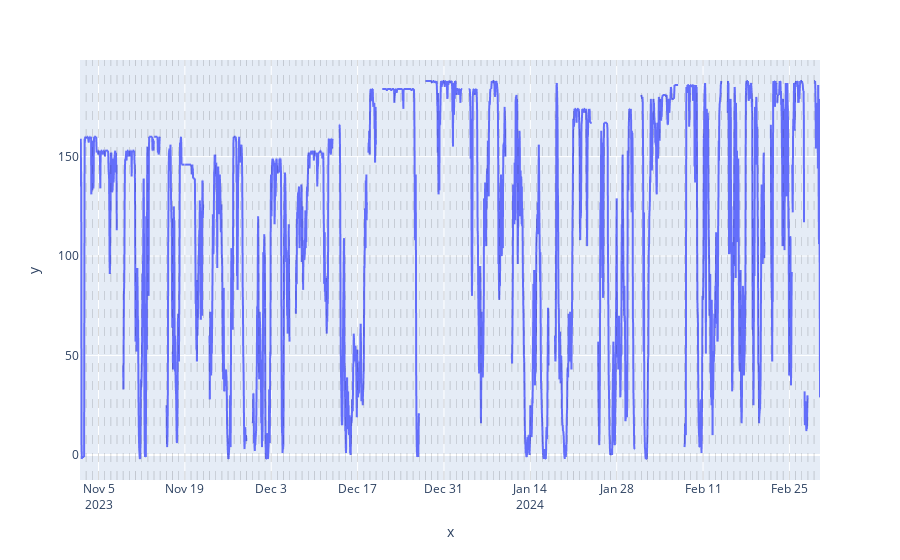

The code cell stored with this chart in its notebook:
### Code cell
# Test the inverse transformation
plot_time_serie(avg_seasonality_rmv.inverse_transform(gen_data_dt_seasonality_rmv),
                "",
                "value",
                dt_index = True)

### Figure 1 — Plotly figure (JSON) as saved in the notebook; plotly's stock layout.template omitted (floating-point values rounded to 4 significant figures; data arrays with more than 128 entries replaced by an {"elided": "..."} marker saying what was removed)
{"data": [{"hovertemplate": "x=%{x}<br>y=%{y}<extra></extra>", "legendgroup": "", "line": {"color": "#636efa", "dash": "solid"}, "marker": {"symbol": "circle"}, "mode": "lines", "name": "", "showlegend": false, "type": "scattergl", "x": {"elided": "2880 str values"}, "xaxis": "x", "y": {"elided": "2880 float values"}, "yaxis": "y"}], "layout": {"legend": {"tracegroupgap": 0}, "margin": {"t": 60}, "shapes": [{"line": {"color": "black", "dash": "dash", "width": 0.5}, "opacity": 0.3, "type": "line", "x0": "2023-11-03T00:00:00", "x1": "2023-11-03T00:00:00", "xref": "x", "y0": 0, "y1": 1, "yref": "y domain"}, {"line": {"color": "black", "dash": "dash", "width": 0.5}, "opacity": 0.3, "type": "line", "x0": "2023-11-04T00:00:00", "x1": "2023-11-04T00:00:00", "xref": "x", "y0": 0, "y1": 1, "yref": "y domain"}, {"line": {"color": "black", "dash": "dash", "width": 0.5}, "opacity": 0.3, "type": "line", "x0": "2023-11-05T00:00:00", "x1": "2023-11-05T00:00:00", "xref": "x", "y0": 0, "y1": 1, "yref": "y domain"}, {"line": {"color": "black", "dash": "dash", "width": 0.5}, "opacity": 0.3, "type": "line", "x0": "2023-11-06T00:00:00", "x1": "2023-11-06T00:00:00", "xref": "x", "y0": 0, "y1": 1, "yref": "y domain"}, {"line": {"color": "black", "dash": "dash", "width": 0.5}, "opacity": 0.3, "type": "line", "x0": "2023-11-07T00:00:00", "x1": "2023-11-07T00:00:00", "xref": "x", "y0": 0, "y1": 1, "yref": "y domain"}, {"line": {"color": "black", "dash": "dash", "width": 0.5}, "opacity": 0.3, "type": "line", "x0": "2023-11-08T00:00:00", "x1": "2023-11-08T00:00:00", "xref": "x", "y0": 0, "y1": 1, "yref": "y domain"}, {"line": {"color": "black", "dash": "dash", "width": 0.5}, "opacity": 0.3, "type": "line", "x0": "2023-11-09T00:00:00", "x1": "2023-11-09T00:00:00", "xref": "x", "y0": 0, "y1": 1, "yref": "y domain"}, {"line": {"color": "black", "dash": "dash", "width": 0.5}, "opacity": 0.3, "type": "line", "x0": "2023-11-10T00:00:00", "x1": "2023-11-10T00:00:00", "xref": "x", "y0": 0, "y1": 1, "yref": "y domain"}, {"line": {"color": "black", "dash": "dash", "width": 0.5}, "opacity": 0.3, "type": "line", "x0": "2023-11-11T00:00:00", "x1": "2023-11-11T00:00:00", "xref": "x", "y0": 0, "y1": 1, "yref": "y domain"}, {"line": {"color": "black", "dash": "dash", "width": 0.5}, "opacity": 0.3, "type": "line", "x0": "2023-11-12T00:00:00", "x1": "2023-11-12T00:00:00", "xref": "x", "y0": 0, "y1": 1, "yref": "y domain"}, {"line": {"color": "black", "dash": "dash", "width": 0.5}, "opacity": 0.3, "type": "line", "x0": "2023-11-13T00:00:00", "x1": "2023-11-13T00:00:00", "xref": "x", "y0": 0, "y1": 1, "yref": "y domain"}, {"line": {"color": "black", "dash": "dash", "width": 0.5}, "opacity": 0.3, "type": "line", "x0": "2023-11-14T00:00:00", "x1": "2023-11-14T00:00:00", "xref": "x", "y0": 0, "y1": 1, "yref": "y domain"}, {"line": {"color": "black", "dash": "dash", "width": 0.5}, "opacity": 0.3, "type": "line", "x0": "2023-11-15T00:00:00", "x1": "2023-11-15T00:00:00", "xref": "x", "y0": 0, "y1": 1, "yref": "y domain"}, {"line": {"color": "black", "dash": "dash", "width": 0.5}, "opacity": 0.3, "type": "line", "x0": "2023-11-16T00:00:00", "x1": "2023-11-16T00:00:00", "xref": "x", "y0": 0, "y1": 1, "yref": "y domain"}, {"line": {"color": "black", "dash": "dash", "width": 0.5}, "opacity": 0.3, "type": "line", "x0": "2023-11-17T00:00:00", "x1": "2023-11-17T00:00:00", "xref": "x", "y0": 0, "y1": 1, "yref": "y domain"}, {"line": {"color": "black", "dash": "dash", "width": 0.5}, "opacity": 0.3, "type": "line", "x0": "2023-11-18T00:00:00", "x1": "2023-11-18T00:00:00", "xref": "x", "y0": 0, "y1": 1, "yref": "y domain"}, {"line": {"color": "black", "dash": "dash", "width": 0.5}, "opacity": 0.3, "type": "line", "x0": "2023-11-19T00:00:00", "x1": "2023-11-19T00:00:00", "xref": "x", "y0": 0, "y1": 1, "yref": "y domain"}, {"line": {"color": "black", "dash": "dash", "width": 0.5}, "opacity": 0.3, "type": "line", "x0": "2023-11-20T00:00:00", "x1": "2023-11-20T00:00:00", "xref": "x", "y0": 0, "y1": 1, "yref": "y domain"}, {"line": {"color": "black", "dash": "dash", "width": 0.5}, "opacity": 0.3, "type": "line", "x0": "2023-11-21T00:00:00", "x1": "2023-11-21T00:00:00", "xref": "x", "y0": 0, "y1": 1, "yref": "y domain"}, {"line": {"color": "black", "dash": "dash", "width": 0.5}, "opacity": 0.3, "type": "line", "x0": "2023-11-22T00:00:00", "x1": "2023-11-22T00:00:00", "xref": "x", "y0": 0, "y1": 1, "yref": "y domain"}, {"line": {"color": "black", "dash": "dash", "width": 0.5}, "opacity": 0.3, "type": "line", "x0": "2023-11-23T00:00:00", "x1": "2023-11-23T00:00:00", "xref": "x", "y0": 0, "y1": 1, "yref": "y domain"}, {"line": {"color": "black", "dash": "dash", "width": 0.5}, "opacity": 0.3, "type": "line", "x0": "2023-11-24T00:00:00", "x1": "2023-11-24T00:00:00", "xref": "x", "y0": 0, "y1": 1, "yref": "y domain"}, {"line": {"color": "black", "dash": "dash", "width": 0.5}, "opacity": 0.3, "type": "line", "x0": "2023-11-25T00:00:00", "x1": "2023-11-25T00:00:00", "xref": "x", "y0": 0, "y1": 1, "yref": "y domain"}, {"line": {"color": "black", "dash": "dash", "width": 0.5}, "opacity": 0.3, "type": "line", "x0": "2023-11-26T00:00:00", "x1": "2023-11-26T00:00:00", "xref": "x", "y0": 0, "y1": 1, "yref": "y domain"}, {"line": {"color": "black", "dash": "dash", "width": 0.5}, "opacity": 0.3, "type": "line", "x0": "2023-11-27T00:00:00", "x1": "2023-11-27T00:00:00", "xref": "x", "y0": 0, "y1": 1, "yref": "y domain"}, {"line": {"color": "black", "dash": "dash", "width": 0.5}, "opacity": 0.3, "type": "line", "x0": "2023-11-28T00:00:00", "x1": "2023-11-28T00:00:00", "xref": "x", "y0": 0, "y1": 1, "yref": "y domain"}, {"line": {"color": "black", "dash": "dash", "width": 0.5}, "opacity": 0.3, "type": "line", "x0": "2023-11-29T00:00:00", "x1": "2023-11-29T00:00:00", "xref": "x", "y0": 0, "y1": 1, "yref": "y domain"}, {"line": {"color": "black", "dash": "dash", "width": 0.5}, "opacity": 0.3, "type": "line", "x0": "2023-11-30T00:00:00", "x1": "2023-11-30T00:00:00", "xref": "x", "y0": 0, "y1": 1, "yref": "y domain"}, {"line": {"color": "black", "dash": "dash", "width": 0.5}, "opacity": 0.3, "type": "line", "x0": "2023-12-01T00:00:00", "x1": "2023-12-01T00:00:00", "xref": "x", "y0": 0, "y1": 1, "yref": "y domain"}, {"line": {"color": "black", "dash": "dash", "width": 0.5}, "opacity": 0.3, "type": "line", "x0": "2023-12-02T00:00:00", "x1": "2023-12-02T00:00:00", "xref": "x", "y0": 0, "y1": 1, "yref": "y domain"}, {"line": {"color": "black", "dash": "dash", "width": 0.5}, "opacity": 0.3, "type": "line", "x0": "2023-12-03T00:00:00", "x1": "2023-12-03T00:00:00", "xref": "x", "y0": 0, "y1": 1, "yref": "y domain"}, {"line": {"color": "black", "dash": "dash", "width": 0.5}, "opacity": 0.3, "type": "line", "x0": "2023-12-04T00:00:00", "x1": "2023-12-04T00:00:00", "xref": "x", "y0": 0, "y1": 1, "yref": "y domain"}, {"line": {"color": "black", "dash": "dash", "width": 0.5}, "opacity": 0.3, "type": "line", "x0": "2023-12-05T00:00:00", "x1": "2023-12-05T00:00:00", "xref": "x", "y0": 0, "y1": 1, "yref": "y domain"}, {"line": {"color": "black", "dash": "dash", "width": 0.5}, "opacity": 0.3, "type": "line", "x0": "2023-12-06T00:00:00", "x1": "2023-12-06T00:00:00", "xref": "x", "y0": 0, "y1": 1, "yref": "y domain"}, {"line": {"color": "black", "dash": "dash", "width": 0.5}, "opacity": 0.3, "type": "line", "x0": "2023-12-07T00:00:00", "x1": "2023-12-07T00:00:00", "xref": "x", "y0": 0, "y1": 1, "yref": "y domain"}, {"line": {"color": "black", "dash": "dash", "width": 0.5}, "opacity": 0.3, "type": "line", "x0": "2023-12-08T00:00:00", "x1": "2023-12-08T00:00:00", "xref": "x", "y0": 0, "y1": 1, "yref": "y domain"}, {"line": {"color": "black", "dash": "dash", "width": 0.5}, "opacity": 0.3, "type": "line", "x0": "2023-12-09T00:00:00", "x1": "2023-12-09T00:00:00", "xref": "x", "y0": 0, "y1": 1, "yref": "y domain"}, {"line": {"color": "black", "dash": "dash", "width": 0.5}, "opacity": 0.3, "type": "line", "x0": "2023-12-10T00:00:00", "x1": "2023-12-10T00:00:00", "xref": "x", "y0": 0, "y1": 1, "yref": "y domain"}, {"line": {"color": "black", "dash": "dash", "width": 0.5}, "opacity": 0.3, "type": "line", "x0": "2023-12-11T00:00:00", "x1": "2023-12-11T00:00:00", "xref": "x", "y0": 0, "y1": 1, "yref": "y domain"}, {"line": {"color": "black", "dash": "dash", "width": 0.5}, "opacity": 0.3, "type": "line", "x0": "2023-12-12T00:00:00", "x1": "2023-12-12T00:00:00", "xref": "x", "y0": 0, "y1": 1, "yref": "y domain"}, {"line": {"color": "black", "dash": "dash", "width": 0.5}, "opacity": 0.3, "type": "line", "x0": "2023-12-13T00:00:00", "x1": "2023-12-13T00:00:00", "xref": "x", "y0": 0, "y1": 1, "yref": "y domain"}, {"line": {"color": "black", "dash": "dash", "width": 0.5}, "opacity": 0.3, "type": "line", "x0": "2023-12-14T00:00:00", "x1": "2023-12-14T00:00:00", "xref": "x", "y0": 0, "y1": 1, "yref": "y domain"}, {"line": {"color": "black", "dash": "dash", "width": 0.5}, "opacity": 0.3, "type": "line", "x0": "2023-12-15T00:00:00", "x1": "2023-12-15T00:00:00", "xref": "x", "y0": 0, "y1": 1, "yref": "y domain"}, {"line": {"color": "black", "dash": "dash", "width": 0.5}, "opacity": 0.3, "type": "line", "x0": "2023-12-16T00:00:00", "x1": "2023-12-16T00:00:00", "xref": "x", "y0": 0, "y1": 1, "yref": "y domain"}, {"line": {"color": "black", "dash": "dash", "width": 0.5}, "opacity": 0.3, "type": "line", "x0": "2023-12-17T00:00:00", "x1": "2023-12-17T00:00:00", "xref": "x", "y0": 0, "y1": 1, "yref": "y domain"}, {"line": {"color": "black", "dash": "dash", "width": 0.5}, "opacity": 0.3, "type": "line", "x0": "2023-12-18T00:00:00", "x1": "2023-12-18T00:00:00", "xref": "x", "y0": 0, "y1": 1, "yref": "y domain"}, {"line": {"color": "black", "dash": "dash", "width": 0.5}, "opacity": 0.3, "type": "line", "x0": "2023-12-19T00:00:00", "x1": "2023-12-19T00:00:00", "xref": "x", "y0": 0, "y1": 1, "yref": "y domain"}, {"line": {"color": "black", "dash": "dash", "width": 0.5}, "opacity": 0.3, "type": "line", "x0": "2023-12-20T00:00:00", "x1": "2023-12-20T00:00:00", "xref": "x", "y0": 0, "y1": 1, "yref": "y domain"}, {"line": {"color": "black", "dash": "dash", "width": 0.5}, "opacity": 0.3, "type": "line", "x0": "2023-12-21T00:00:00", "x1": "2023-12-21T00:00:00", "xref": "x", "y0": 0, "y1": 1, "yref": "y domain"}, {"line": {"color": "black", "dash": "dash", "width": 0.5}, "opacity": 0.3, "type": "line", "x0": "2023-12-22T00:00:00", "x1": "2023-12-22T00:00:00", "xref": "x", "y0": 0, "y1": 1, "yref": "y domain"}, {"line": {"color": "black", "dash": "dash", "width": 0.5}, "opacity": 0.3, "type": "line", "x0": "2023-12-23T00:00:00", "x1": "2023-12-23T00:00:00", "xref": "x", "y0": 0, "y1": 1, "yref": "y domain"}, {"line": {"color": "black", "dash": "dash", "width": 0.5}, "opacity": 0.3, "type": "line", "x0": "2023-12-24T00:00:00", "x1": "2023-12-24T00:00:00", "xref": "x", "y0": 0, "y1": 1, "yref": "y domain"}, {"line": {"color": "black", "dash": "dash", "width": 0.5}, "opacity": 0.3, "type": "line", "x0": "2023-12-25T00:00:00", "x1": "2023-12-25T00:00:00", "xref": "x", "y0": 0, "y1": 1, "yref": "y domain"}, {"line": {"color": "black", "dash": "dash", "width": 0.5}, "opacity": 0.3, "type": "line", "x0": "2023-12-26T00:00:00", "x1": "2023-12-26T00:00:00", "xref": "x", "y0": 0, "y1": 1, "yref": "y domain"}, {"line": {"color": "black", "dash": "dash", "width": 0.5}, "opacity": 0.3, "type": "line", "x0": "2023-12-27T00:00:00", "x1": "2023-12-27T00:00:00", "xref": "x", "y0": 0, "y1": 1, "yref": "y domain"}, {"line": {"color": "black", "dash": "dash", "width": 0.5}, "opacity": 0.3, "type": "line", "x0": "2023-12-28T00:00:00", "x1": "2023-12-28T00:00:00", "xref": "x", "y0": 0, "y1": 1, "yref": "y domain"}, {"line": {"color": "black", "dash": "dash", "width": 0.5}, "opacity": 0.3, "type": "line", "x0": "2023-12-29T00:00:00", "x1": "2023-12-29T00:00:00", "xref": "x", "y0": 0, "y1": 1, "yref": "y domain"}, {"line": {"color": "black", "dash": "dash", "width": 0.5}, "opacity": 0.3, "type": "line", "x0": "2023-12-30T00:00:00", "x1": "2023-12-30T00:00:00", "xref": "x", "y0": 0, "y1": 1, "yref": "y domain"}, {"line": {"color": "black", "dash": "dash", "width": 0.5}, "opacity": 0.3, "type": "line", "x0": "2023-12-31T00:00:00", "x1": "2023-12-31T00:00:00", "xref": "x", "y0": 0, "y1": 1, "yref": "y domain"}, {"line": {"color": "black", "dash": "dash", "width": 0.5}, "opacity": 0.3, "type": "line", "x0": "2024-01-01T00:00:00", "x1": "2024-01-01T00:00:00", "xref": "x", "y0": 0, "y1": 1, "yref": "y domain"}, {"line": {"color": "black", "dash": "dash", "width": 0.5}, "opacity": 0.3, "type": "line", "x0": "2024-01-02T00:00:00", "x1": "2024-01-02T00:00:00", "xref": "x", "y0": 0, "y1": 1, "yref": "y domain"}, {"line": {"color": "black", "dash": "dash", "width": 0.5}, "opacity": 0.3, "type": "line", "x0": "2024-01-03T00:00:00", "x1": "2024-01-03T00:00:00", "xref": "x", "y0": 0, "y1": 1, "yref": "y domain"}, {"line": {"color": "black", "dash": "dash", "width": 0.5}, "opacity": 0.3, "type": "line", "x0": "2024-01-04T00:00:00", "x1": "2024-01-04T00:00:00", "xref": "x", "y0": 0, "y1": 1, "yref": "y domain"}, {"line": {"color": "black", "dash": "dash", "width": 0.5}, "opacity": 0.3, "type": "line", "x0": "2024-01-05T00:00:00", "x1": "2024-01-05T00:00:00", "xref": "x", "y0": 0, "y1": 1, "yref": "y domain"}, {"line": {"color": "black", "dash": "dash", "width": 0.5}, "opacity": 0.3, "type": "line", "x0": "2024-01-06T00:00:00", "x1": "2024-01-06T00:00:00", "xref": "x", "y0": 0, "y1": 1, "yref": "y domain"}, {"line": {"color": "black", "dash": "dash", "width": 0.5}, "opacity": 0.3, "type": "line", "x0": "2024-01-07T00:00:00", "x1": "2024-01-07T00:00:00", "xref": "x", "y0": 0, "y1": 1, "yref": "y domain"}, {"line": {"color": "black", "dash": "dash", "width": 0.5}, "opacity": 0.3, "type": "line", "x0": "2024-01-08T00:00:00", "x1": "2024-01-08T00:00:00", "xref": "x", "y0": 0, "y1": 1, "yref": "y domain"}, {"line": {"color": "black", "dash": "dash", "width": 0.5}, "opacity": 0.3, "type": "line", "x0": "2024-01-09T00:00:00", "x1": "2024-01-09T00:00:00", "xref": "x", "y0": 0, "y1": 1, "yref": "y domain"}, {"line": {"color": "black", "dash": "dash", "width": 0.5}, "opacity": 0.3, "type": "line", "x0": "2024-01-10T00:00:00", "x1": "2024-01-10T00:00:00", "xref": "x", "y0": 0, "y1": 1, "yref": "y domain"}, {"line": {"color": "black", "dash": "dash", "width": 0.5}, "opacity": 0.3, "type": "line", "x0": "2024-01-11T00:00:00", "x1": "2024-01-11T00:00:00", "xref": "x", "y0": 0, "y1": 1, "yref": "y domain"}, {"line": {"color": "black", "dash": "dash", "width": 0.5}, "opacity": 0.3, "type": "line", "x0": "2024-01-12T00:00:00", "x1": "2024-01-12T00:00:00", "xref": "x", "y0": 0, "y1": 1, "yref": "y domain"}, {"line": {"color": "black", "dash": "dash", "width": 0.5}, "opacity": 0.3, "type": "line", "x0": "2024-01-13T00:00:00", "x1": "2024-01-13T00:00:00", "xref": "x", "y0": 0, "y1": 1, "yref": "y domain"}, {"line": {"color": "black", "dash": "dash", "width": 0.5}, "opacity": 0.3, "type": "line", "x0": "2024-01-14T00:00:00", "x1": "2024-01-14T00:00:00", "xref": "x", "y0": 0, "y1": 1, "yref": "y domain"}, {"line": {"color": "black", "dash": "dash", "width": 0.5}, "opacity": 0.3, "type": "line", "x0": "2024-01-15T00:00:00", "x1": "2024-01-15T00:00:00", "xref": "x", "y0": 0, "y1": 1, "yref": "y domain"}, {"line": {"color": "black", "dash": "dash", "width": 0.5}, "opacity": 0.3, "type": "line", "x0": "2024-01-16T00:00:00", "x1": "2024-01-16T00:00:00", "xref": "x", "y0": 0, "y1": 1, "yref": "y domain"}, {"line": {"color": "black", "dash": "dash", "width": 0.5}, "opacity": 0.3, "type": "line", "x0": "2024-01-17T00:00:00", "x1": "2024-01-17T00:00:00", "xref": "x", "y0": 0, "y1": 1, "yref": "y domain"}, {"line": {"color": "black", "dash": "dash", "width": 0.5}, "opacity": 0.3, "type": "line", "x0": "2024-01-18T00:00:00", "x1": "2024-01-18T00:00:00", "xref": "x", "y0": 0, "y1": 1, "yref": "y domain"}, {"line": {"color": "black", "dash": "dash", "width": 0.5}, "opacity": 0.3, "type": "line", "x0": "2024-01-19T00:00:00", "x1": "2024-01-19T00:00:00", "xref": "x", "y0": 0, "y1": 1, "yref": "y domain"}, {"line": {"color": "black", "dash": "dash", "width": 0.5}, "opacity": 0.3, "type": "line", "x0": "2024-01-20T00:00:00", "x1": "2024-01-20T00:00:00", "xref": "x", "y0": 0, "y1": 1, "yref": "y domain"}, {"line": {"color": "black", "dash": "dash", "width": 0.5}, "opacity": 0.3, "type": "line", "x0": "2024-01-21T00:00:00", "x1": "2024-01-21T00:00:00", "xref": "x", "y0": 0, "y1": 1, "yref": "y domain"}, {"line": {"color": "black", "dash": "dash", "width": 0.5}, "opacity": 0.3, "type": "line", "x0": "2024-01-22T00:00:00", "x1": "2024-01-22T00:00:00", "xref": "x", "y0": 0, "y1": 1, "yref": "y domain"}, {"line": {"color": "black", "dash": "dash", "width": 0.5}, "opacity": 0.3, "type": "line", "x0": "2024-01-23T00:00:00", "x1": "2024-01-23T00:00:00", "xref": "x", "y0": 0, "y1": 1, "yref": "y domain"}, {"line": {"color": "black", "dash": "dash", "width": 0.5}, "opacity": 0.3, "type": "line", "x0": "2024-01-24T00:00:00", "x1": "2024-01-24T00:00:00", "xref": "x", "y0": 0, "y1": 1, "yref": "y domain"}, {"line": {"color": "black", "dash": "dash", "width": 0.5}, "opacity": 0.3, "type": "line", "x0": "2024-01-25T00:00:00", "x1": "2024-01-25T00:00:00", "xref": "x", "y0": 0, "y1": 1, "yref": "y domain"}, {"line": {"color": "black", "dash": "dash", "width": 0.5}, "opacity": 0.3, "type": "line", "x0": "2024-01-26T00:00:00", "x1": "2024-01-26T00:00:00", "xref": "x", "y0": 0, "y1": 1, "yref": "y domain"}, {"line": {"color": "black", "dash": "dash", "width": 0.5}, "opacity": 0.3, "type": "line", "x0": "2024-01-27T00:00:00", "x1": "2024-01-27T00:00:00", "xref": "x", "y0": 0, "y1": 1, "yref": "y domain"}, {"line": {"color": "black", "dash": "dash", "width": 0.5}, "opacity": 0.3, "type": "line", "x0": "2024-01-28T00:00:00", "x1": "2024-01-28T00:00:00", "xref": "x", "y0": 0, "y1": 1, "yref": "y domain"}, {"line": {"color": "black", "dash": "dash", "width": 0.5}, "opacity": 0.3, "type": "line", "x0": "2024-01-29T00:00:00", "x1": "2024-01-29T00:00:00", "xref": "x", "y0": 0, "y1": 1, "yref": "y domain"}, {"line": {"color": "black", "dash": "dash", "width": 0.5}, "opacity": 0.3, "type": "line", "x0": "2024-01-30T00:00:00", "x1": "2024-01-30T00:00:00", "xref": "x", "y0": 0, "y1": 1, "yref": "y domain"}, {"line": {"color": "black", "dash": "dash", "width": 0.5}, "opacity": 0.3, "type": "line", "x0": "2024-01-31T00:00:00", "x1": "2024-01-31T00:00:00", "xref": "x", "y0": 0, "y1": 1, "yref": "y domain"}, {"line": {"color": "black", "dash": "dash", "width": 0.5}, "opacity": 0.3, "type": "line", "x0": "2024-02-01T00:00:00", "x1": "2024-02-01T00:00:00", "xref": "x", "y0": 0, "y1": 1, "yref": "y domain"}, {"line": {"color": "black", "dash": "dash", "width": 0.5}, "opacity": 0.3, "type": "line", "x0": "2024-02-02T00:00:00", "x1": "2024-02-02T00:00:00", "xref": "x", "y0": 0, "y1": 1, "yref": "y domain"}, {"line": {"color": "black", "dash": "dash", "width": 0.5}, "opacity": 0.3, "type": "line", "x0": "2024-02-03T00:00:00", "x1": "2024-02-03T00:00:00", "xref": "x", "y0": 0, "y1": 1, "yref": "y domain"}, {"line": {"color": "black", "dash": "dash", "width": 0.5}, "opacity": 0.3, "type": "line", "x0": "2024-02-04T00:00:00", "x1": "2024-02-04T00:00:00", "xref": "x", "y0": 0, "y1": 1, "yref": "y domain"}, {"line": {"color": "black", "dash": "dash", "width": 0.5}, "opacity": 0.3, "type": "line", "x0": "2024-02-05T00:00:00", "x1": "2024-02-05T00:00:00", "xref": "x", "y0": 0, "y1": 1, "yref": "y domain"}, {"line": {"color": "black", "dash": "dash", "width": 0.5}, "opacity": 0.3, "type": "line", "x0": "2024-02-06T00:00:00", "x1": "2024-02-06T00:00:00", "xref": "x", "y0": 0, "y1": 1, "yref": "y domain"}, {"line": {"color": "black", "dash": "dash", "width": 0.5}, "opacity": 0.3, "type": "line", "x0": "2024-02-07T00:00:00", "x1": "2024-02-07T00:00:00", "xref": "x", "y0": 0, "y1": 1, "yref": "y domain"}, {"line": {"color": "black", "dash": "dash", "width": 0.5}, "opacity": 0.3, "type": "line", "x0": "2024-02-08T00:00:00", "x1": "2024-02-08T00:00:00", "xref": "x", "y0": 0, "y1": 1, "yref": "y domain"}, {"line": {"color": "black", "dash": "dash", "width": 0.5}, "opacity": 0.3, "type": "line", "x0": "2024-02-09T00:00:00", "x1": "2024-02-09T00:00:00", "xref": "x", "y0": 0, "y1": 1, "yref": "y domain"}, {"line": {"color": "black", "dash": "dash", "width": 0.5}, "opacity": 0.3, "type": "line", "x0": "2024-02-10T00:00:00", "x1": "2024-02-10T00:00:00", "xref": "x", "y0": 0, "y1": 1, "yref": "y domain"}, {"line": {"color": "black", "dash": "dash", "width": 0.5}, "opacity": 0.3, "type": "line", "x0": "2024-02-11T00:00:00", "x1": "2024-02-11T00:00:00", "xref": "x", "y0": 0, "y1": 1, "yref": "y domain"}, {"line": {"color": "black", "dash": "dash", "width": 0.5}, "opacity": 0.3, "type": "line", "x0": "2024-02-12T00:00:00", "x1": "2024-02-12T00:00:00", "xref": "x", "y0": 0, "y1": 1, "yref": "y domain"}, {"line": {"color": "black", "dash": "dash", "width": 0.5}, "opacity": 0.3, "type": "line", "x0": "2024-02-13T00:00:00", "x1": "2024-02-13T00:00:00", "xref": "x", "y0": 0, "y1": 1, "yref": "y domain"}, {"line": {"color": "black", "dash": "dash", "width": 0.5}, "opacity": 0.3, "type": "line", "x0": "2024-02-14T00:00:00", "x1": "2024-02-14T00:00:00", "xref": "x", "y0": 0, "y1": 1, "yref": "y domain"}, {"line": {"color": "black", "dash": "dash", "width": 0.5}, "opacity": 0.3, "type": "line", "x0": "2024-02-15T00:00:00", "x1": "2024-02-15T00:00:00", "xref": "x", "y0": 0, "y1": 1, "yref": "y domain"}, {"line": {"color": "black", "dash": "dash", "width": 0.5}, "opacity": 0.3, "type": "line", "x0": "2024-02-16T00:00:00", "x1": "2024-02-16T00:00:00", "xref": "x", "y0": 0, "y1": 1, "yref": "y domain"}, {"line": {"color": "black", "dash": "dash", "width": 0.5}, "opacity": 0.3, "type": "line", "x0": "2024-02-17T00:00:00", "x1": "2024-02-17T00:00:00", "xref": "x", "y0": 0, "y1": 1, "yref": "y domain"}, {"line": {"color": "black", "dash": "dash", "width": 0.5}, "opacity": 0.3, "type": "line", "x0": "2024-02-18T00:00:00", "x1": "2024-02-18T00:00:00", "xref": "x", "y0": 0, "y1": 1, "yref": "y domain"}, {"line": {"color": "black", "dash": "dash", "width": 0.5}, "opacity": 0.3, "type": "line", "x0": "2024-02-19T00:00:00", "x1": "2024-02-19T00:00:00", "xref": "x", "y0": 0, "y1": 1, "yref": "y domain"}, {"line": {"color": "black", "dash": "dash", "width": 0.5}, "opacity": 0.3, "type": "line", "x0": "2024-02-20T00:00:00", "x1": "2024-02-20T00:00:00", "xref": "x", "y0": 0, "y1": 1, "yref": "y domain"}, {"line": {"color": "black", "dash": "dash", "width": 0.5}, "opacity": 0.3, "type": "line", "x0": "2024-02-21T00:00:00", "x1": "2024-02-21T00:00:00", "xref": "x", "y0": 0, "y1": 1, "yref": "y domain"}, {"line": {"color": "black", "dash": "dash", "width": 0.5}, "opacity": 0.3, "type": "line", "x0": "2024-02-22T00:00:00", "x1": "2024-02-22T00:00:00", "xref": "x", "y0": 0, "y1": 1, "yref": "y domain"}, {"line": {"color": "black", "dash": "dash", "width": 0.5}, "opacity": 0.3, "type": "line", "x0": "2024-02-23T00:00:00", "x1": "2024-02-23T00:00:00", "xref": "x", "y0": 0, "y1": 1, "yref": "y domain"}, {"line": {"color": "black", "dash": "dash", "width": 0.5}, "opacity": 0.3, "type": "line", "x0": "2024-02-24T00:00:00", "x1": "2024-02-24T00:00:00", "xref": "x", "y0": 0, "y1": 1, "yref": "y domain"}, {"line": {"color": "black", "dash": "dash", "width": 0.5}, "opacity": 0.3, "type": "line", "x0": "2024-02-25T00:00:00", "x1": "2024-02-25T00:00:00", "xref": "x", "y0": 0, "y1": 1, "yref": "y domain"}, {"line": {"color": "black", "dash": "dash", "width": 0.5}, "opacity": 0.3, "type": "line", "x0": "2024-02-26T00:00:00", "x1": "2024-02-26T00:00:00", "xref": "x", "y0": 0, "y1": 1, "yref": "y domain"}, {"line": {"color": "black", "dash": "dash", "width": 0.5}, "opacity": 0.3, "type": "line", "x0": "2024-02-27T00:00:00", "x1": "2024-02-27T00:00:00", "xref": "x", "y0": 0, "y1": 1, "yref": "y domain"}, {"line": {"color": "black", "dash": "dash", "width": 0.5}, "opacity": 0.3, "type": "line", "x0": "2024-02-28T00:00:00", "x1": "2024-02-28T00:00:00", "xref": "x", "y0": 0, "y1": 1, "yref": "y domain"}, {"line": {"color": "black", "dash": "dash", "width": 0.5}, "opacity": 0.3, "type": "line", "x0": "2024-02-29T00:00:00", "x1": "2024-02-29T00:00:00", "xref": "x", "y0": 0, "y1": 1, "yref": "y domain"}], "xaxis": {"anchor": "y", "domain": [0, 1], "title": {"text": "x"}}, "yaxis": {"anchor": "x", "domain": [0, 1], "title": {"text": "y"}}}}
